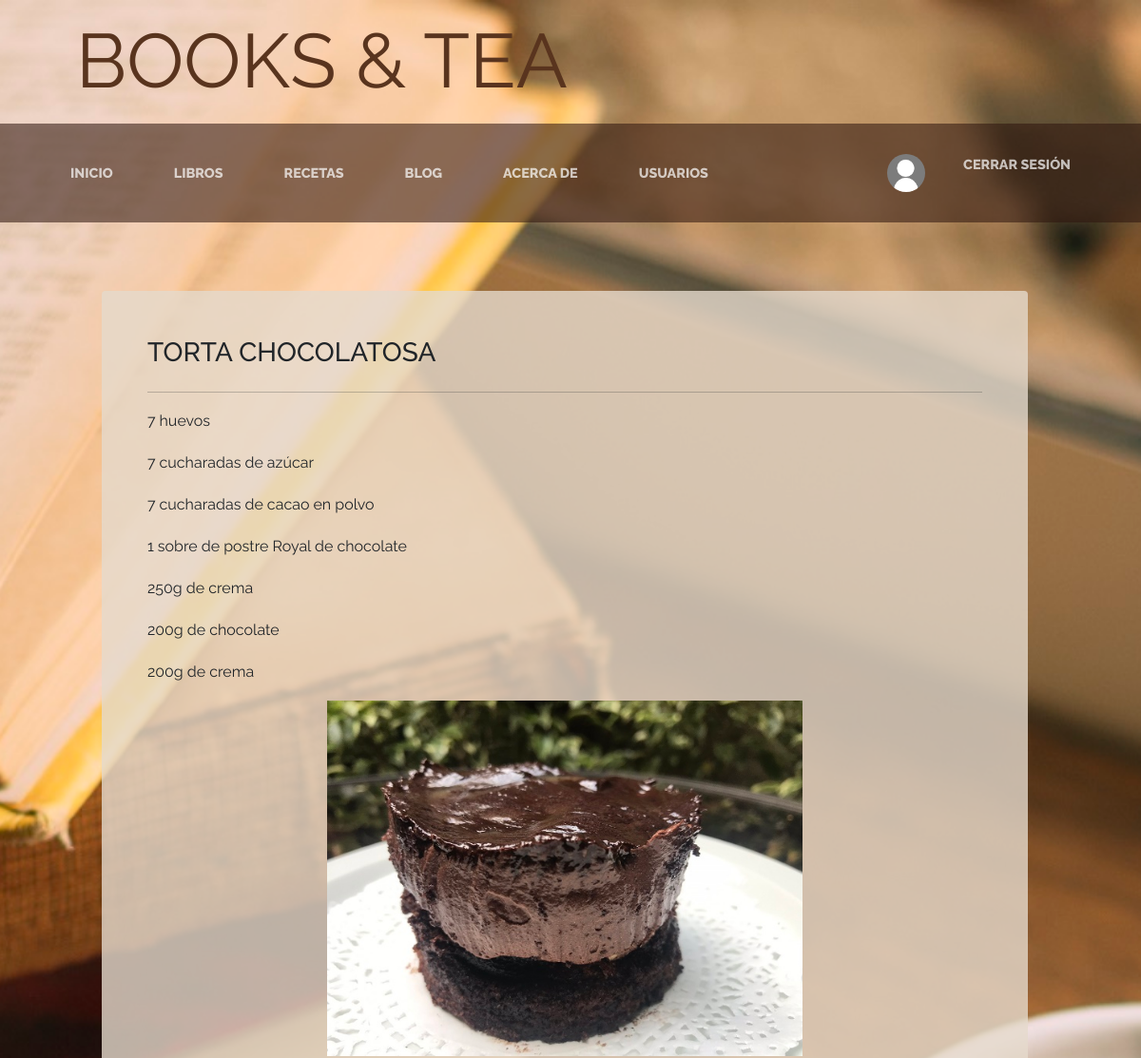
/recipes/5/ (signed in, upper part), run on an earlier commit of the app's database.
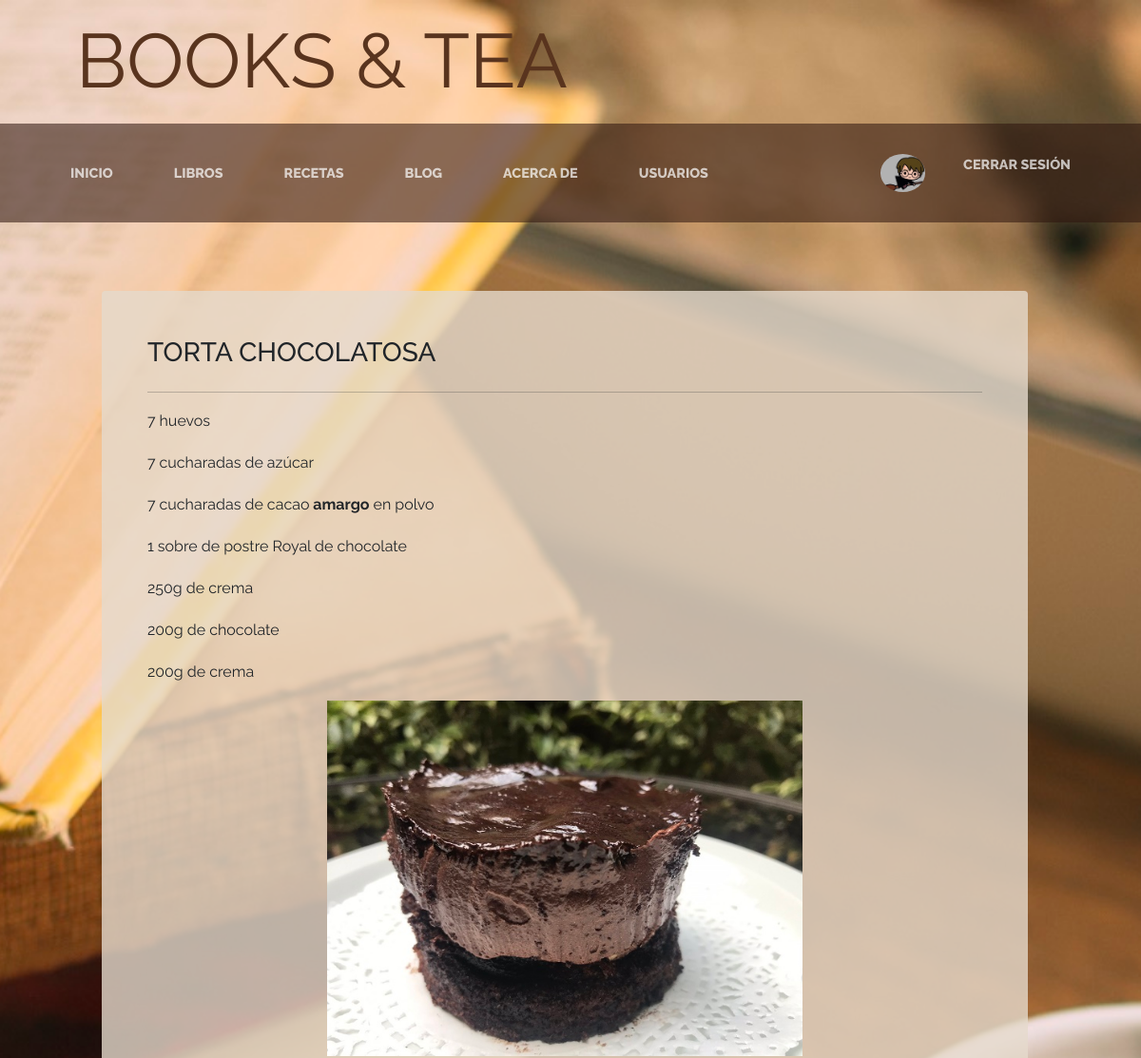
And on a later commit of the database.
### recipes/models.py (models this page shows, shortened)
class Recipe(models.Model):
  recipe_title = models.CharField(max_length=150, verbose_name='Receta')
  ingredients = RichTextField(verbose_name='Ingredientes')
  preparation = RichTextField(verbose_name='Preparación')
  author = models.ForeignKey(User, on_delete=models.CASCADE, verbose_name='Autor')
  picture = models.ImageField(upload_to='recipes/', null=True, blank=True, verbose_name='Foto')

### accounts/models.py (models this page shows, shortened)
class Profile(models.Model):
  avatar = models.ImageField(upload_to='profiles', null=True, blank=True)
  user = models.OneToOneField(User, on_delete=models.CASCADE)
  link = models.URLField(null=True)
  description = models.CharField(max_length=200)

### recipes/views.py (the view)
# urls.py: path('<int:pk>/', views.RecipeDetail.as_view(), name='recipe_detail'),
class RecipeDetail(DetailView):
  model = Recipe
  template_name = 'recipes/recipe_detail.html'

### recipes/templates/recipes/recipe_detail.html (shortened to what this page needs)
{% extends 'core/base.html' %}
{% load static %}
{% block content %}
<section class="page-section clearfix">
  <dic class="container">
    <div class="about-heading-content">
      <div class="row me-0">
        <div class="col-xl-9 col-lg-10 mx-auto">
          <div class="bg-faded p-5 rounded" style="background-color:#e5dacccc;">
          <h3 class="section-heading mb-4">{{recipe.recipe_title}}</h3>
          <hr>
          <p>{{recipe.ingredients|safe}}</p>
            {% if recipe.picture %}
            <div class="text-center">
              <img src="{{recipe.picture.url}}" alt="" width="500px" heigth="500px">
            </div>
            {% endif %}
          <br>
          <br>
        </div>
      </div>
    </div>
  </div>
</section>
{% endblock content %}

### core/templates/core/base.html (shortened to what this page needs)
<!DOCTYPE html>
<html lang="en">
  <head>
    {% load static %}
    <link href="{% static 'core/css/styles.css' %}" rel="stylesheet" />
  </head>
  <body>
    <header>
      <h1 class="site-heading text-start title text-faded d-none d-lg-block">
        <span class="site-heading-lower">Books & Tea</span>
      </h1>
    </header>
    <nav class="navbar navbar-expand-lg navbar-dark py-lg-4" id="mainNav">
      <div class="container">
        <div class="collapse navbar-collapse" id="navbarSupportedContent">
          <div class="navbar-nav justify-content-start">
            <li class="nav-item px-lg-4 {% if request.path == '/' %}active{% endif %} ">
              <a class="nav-link text-uppercase" href="{% url 'home' %}">Inicio</a>
            </li>
            <li class="nav-item px-lg-4 {% if request.path == '/books/' %}active{% endif %}">
              <a class="nav-link text-uppercase" href="{% url 'book_list' %}">Libros</a>
            </li>
            <li class="nav-item px-lg-4 {% if request.path == '/recipes/' %}active{% endif %}">
              <a class="nav-link text-uppercase" href="{% url 'recipes' %}">Recetas</a>
            </li>
            <li class="nav-item px-lg-4 {% if request.path == '/pages/' %}active{% endif %}">
              <a class="nav-link text-uppercase" href="{% url 'pages' %}">Blog</a>
            </li>
            <li class="nav-item px-lg-4 {% if request.path == '/about/' %}active{% endif %}">
              <a class="nav-link text-uppercase"  href="{% url 'about' %}">Acerca de</a>
            </li>
            <li class="nav-item px-lg-4 {% if request.path == '/profiles_list/' %}active{% endif %}">
              <a class="nav-link text-uppercase"  href="{% url 'profiles_list' %}">Usuarios</a>
            </li>
          </div>
          <div class="navbar-nav justify-content-end">
            {% if not request.user.is_authenticated %}
              <li class="nav-item px-lg-4 {% if request.path == '/accounts/login/' %}active{% endif %}">
                <a class="nav-link text-uppercase"  href="{% url 'login' %}">Ingresar</a>
              </li>
              <li class="nav-item px-lg-4 {% if request.path == '/accounts/signup/' %}active{% endif %}">
                <a class="nav-link text-uppercase"  href="{% url 'signup' %}">Registrarse</a>
              </li>
            {% else %}
              <li>
                <a class="nav-link text-uppercase"  href="{% url 'profile' %}">
                  {% if request.user.profile.avatar  %}
                    <img src="{{request.user.profile.avatar.url}}" alt="" widht="40px" height="40px" class="rounded-circle">
                  {% else %}
                    <img src="{% static 'core/assets/img/no-avatar.jpg' %}" alt=""  height="40px" class="rounded-circle">
                  {% endif %}
                </a>
              </li>
              <li class="nav-item px-lg-4">
                <a class="nav-link text-uppercase"  href="{% url 'logout' %}">Cerrar sesión</a>
              </li>
            {% endif %}
          </div>
        </div>
      </div>
    </nav>
    {% block content %}
    {% endblock %}
  </body>
</html>

What changed in the data, as far as the page shows it:
changed Recipe "TORTA CHOCOLATOSA": ingredients "7 huevos 7 cucharadas de azúcar 7 cucharadas de cacao en polvo 1 sobre de postre Royal de chocolate 250g de crema 200g de chocolate 200g de crema" → "7 huevos 7 cucharadas de azúcar 7 cucharadas de cacao amargo en polvo 1 sobre de postre Royal de chocolate 250g de crema 200g de chocolate 200g de crema"
